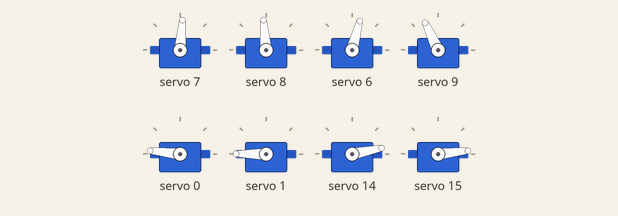
Simulated run of this sketch. Board: Arduino Uno, built with avr-gcc and run on an emulated ATmega328P. Shown: 8 × servo.

Above: at 10.05 s.
At 10.4 s:
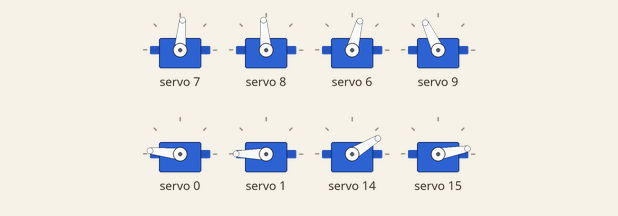
At 10.9 s:
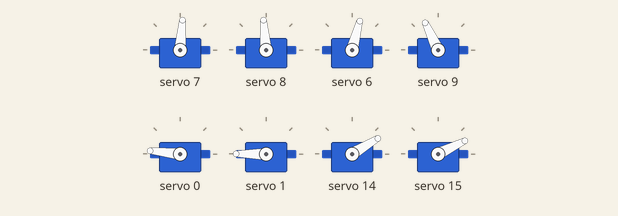
Timing chart, 0 to 13.0 s (numbered marks = the images above):
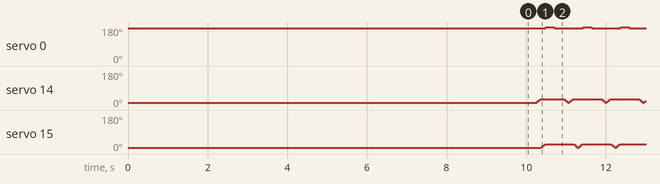

The sketch:

nice_doggy.ino
```cpp
#include <Wire.h>
#include <Adafruit_PWMServoDriver.h>
Adafruit_PWMServoDriver pwm = Adafruit_PWMServoDriver(0x40);

#define SERVOMIN_PULSE  150
#define SERVOMAX_PULSE  600

int angle0 = 90;
int angle1 = 110;
int angle2 = 100;
int increment0 = 1;
int increment1 = 1;
int increment2 = 1;
int dig = 140;
int a = 170;
int b = 185;
int c = 5;
int d = 0;
int i = -1;
int i1 = -1;
int i3 = -1;
int i4 = -1;

void setup() {
  Serial.begin(9600);
  pwm.begin();
  pwm.setPWMFreq(60);

  // Move servos to initial positions
  setServoAngle(7, 80);
  setServoAngle(8, 90);
  setServoAngle(6, 70);
  setServoAngle(9, 110);

  setServoAngle(0, a);
  setServoAngle(1, b);
  setServoAngle(14, c);
  setServoAngle(15, d);

  delay(10000);
}

void loop() {
  for (;;) {
    if (b >= 205 || b <= 185) {
      i1 = -i1;
    }
    b += i1;
    setServoAngle(1, b);
    if (b == 205) {
      //setServoAngle(6, 60);
      //break;
    }

    if (b == 185) {
     // setServoAngle(6, 80);
      break;
    }
    delay(5);
  }

  delay(5);

  for (;;) {
    if (c <= 5 || c >= 25) {
      i3 = -i3;
    }
    c += i3;
    setServoAngle(14, c);
    if (c == 25) {
     // setServoAngle(8, 110);
     break;
    }

    if (c == 5) {
      //setServoAngle(8, 90);
      //break;

    }
    delay(5);
  }
  delay(5);


    for (;;) {
    if (d <= 0 || d >= 20) {
      i4 = -i4;
    }
    d += i4;
    delay(5);
    setServoAngle(15, d);

    if (d == 0) {
      //setServoAngle(9, 130);
      //break;
    }

    if (d == 20) {
     // setServoAngle(9, 110);
      break;
    }
  }
delay(5);
  for (;;) {
    if (a >= 190 || a <= 170) {
      i = -i;
    }
    a += i;
    setServoAngle(0, a);
    delay(5);

    if (a == 190) {
      //setServoAngle(7, 60);
     // break;
    }

    if (a == 170) {
      //setServoAngle(7, 80);
      break;
    }
  }
  delay(5);
}

void setServoAngle(uint8_t n, int angle) {
  int pulse = map(angle, 0, 180, SERVOMIN_PULSE, SERVOMAX_PULSE);
  pwm.setPWM(n, 0, pulse);
}
```

Measured:
- by itself, servo 0: repeats every 0.94 s: 180° 0.17 s, 179° 0.03 s, 174° 0.73 s, 178° 0.01 s
